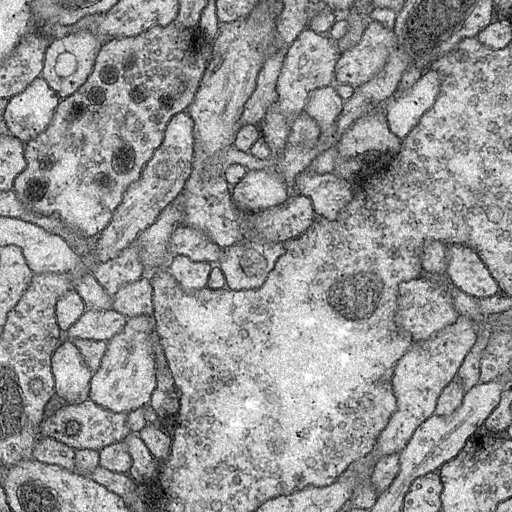
#> input picture Segmentation/root/unet/data/membrane/test/0.png, 512 x 512 px, found by its file name; its folder holds 4 pictures in this run
$ jupyter execute --allow-errors MaskRCNN_testonly.ipynb   (shell and % lines are left out)   (older library calls are emulated)
#> lines starting #> are read from the running program, lines starting #| are printed output that depends on the picture; after the words box and inside, x2 and y2 are one past the last pixel; in counts of white or black regions, pixels touching at a corner belong together
### Segmentation/root/Mask_RCNN/mrcnn/config.py
"""
Mask R-CNN
Base Configurations class.

Copyright (c) 2017 Matterport, Inc.
Licensed under the MIT License (see LICENSE for details)
Written by Waleed Abdulla
"""

import numpy as np


# Base Configuration Class
# Don't use this class directly. Instead, sub-class it and override
# the configurations you need to change.

class Config(object):
    """Base configuration class. For custom configurations, create a
    sub-class that inherits from this one and override properties
    that need to be changed.
    """
    # Name the configurations. For example, 'COCO', 'Experiment 3', ...etc.
    # Useful if your code needs to do things differently depending on which
    # experiment is running.
    NAME = None  # Override in sub-classes

    # NUMBER OF GPUs to use. When using only a CPU, this needs to be set to 1.
    GPU_COUNT = 1

    # Number of images to train with on each GPU. A 12GB GPU can typically
    # handle 2 images of 1024x1024px.
    # Adjust based on your GPU memory and image sizes. Use the highest
    # number that your GPU can handle for best performance.
    IMAGES_PER_GPU = 2

    # Number of training steps per epoch
    # This doesn't need to match the size of the training set. Tensorboard
    # updates are saved at the end of each epoch, so setting this to a
    # smaller number means getting more frequent TensorBoard updates.
    # Validation stats are also calculated at each epoch end and they
    # might take a while, so don't set this too small to avoid spending
    # a lot of time on validation stats.
    STEPS_PER_EPOCH = 1000

    # Number of validation steps to run at the end of every training epoch.
    # A bigger number improves accuracy of validation stats, but slows
    # down the training.
    VALIDATION_STEPS = 50

    # Backbone network architecture
    # Supported values are: resnet50, resnet101.
    # You can also provide a callable that should have the signature
    # of model.resnet_graph. If you do so, you need to supply a callable
    # to COMPUTE_BACKBONE_SHAPE as well
    BACKBONE = "resnet101"

    # Only useful if you supply a callable to BACKBONE. Should compute
    # the shape of each layer of the FPN Pyramid.
    # See model.compute_backbone_shapes
    COMPUTE_BACKBONE_SHAPE = None

    # The strides of each layer of the FPN Pyramid. These values
    # are based on a Resnet101 backbone.
    BACKBONE_STRIDES = [4, 8, 16, 32, 64]

    # Size of the fully-connected layers in the classification graph
    FPN_CLASSIF_FC_LAYERS_SIZE = 1024

    # Size of the top-down layers used to build the feature pyramid
    TOP_DOWN_PYRAMID_SIZE = 256

    # Number of classification classes (including background)
    NUM_CLASSES = 1  # Override in sub-classes

    # Length of square anchor side in pixels
    RPN_ANCHOR_SCALES = (32, 64, 128, 256, 512)

    # Ratios of anchors at each cell (width/height)
    # A value of 1 represents a square anchor, and 0.5 is a wide anchor
    RPN_ANCHOR_RATIOS = [0.5, 1, 2]

    # Anchor stride
    # If 1 then anchors are created for each cell in the backbone feature map.
    # If 2, then anchors are created for every other cell, and so on.
    RPN_ANCHOR_STRIDE = 1

    # Non-max suppression threshold to filter RPN proposals.
    # You can increase this during training to generate more propsals.
    RPN_NMS_THRESHOLD = 0.7

    # How many anchors per image to use for RPN training
    RPN_TRAIN_ANCHORS_PER_IMAGE = 256

    # ROIs kept after tf.nn.top_k and before non-maximum suppression
    PRE_NMS_LIMIT = 6000

    # ROIs kept after non-maximum suppression (training and inference)
    POST_NMS_ROIS_TRAINING = 2000
    POST_NMS_ROIS_INFERENCE = 1000

    # If enabled, resizes instance masks to a smaller size to reduce
    # memory load. Recommended when using high-resolution images.
    USE_MINI_MASK = True
    MINI_MASK_SHAPE = (56, 56)  # (height, width) of the mini-mask

    # Input image resizing
    # Generally, use the "square" resizing mode for training and predicting
    # and it should work well in most cases. In this mode, images are scaled
    # up such that the small side is = IMAGE_MIN_DIM, but ensuring that the
    # scaling doesn't make the long side > IMAGE_MAX_DIM. Then the image is
    # padded with zeros to make it a square so multiple images can be put
    # in one batch.
    # Available resizing modes:
    # none:   No resizing or padding. Return the image unchanged.
    # square: Resize and pad with zeros to get a square image
    #         of size [max_dim, max_dim].
    # pad64:  Pads width and height with zeros to make them multiples of 64.
    #         If IMAGE_MIN_DIM or IMAGE_MIN_SCALE are not None, then it scales
    #         up before padding. IMAGE_MAX_DIM is ignored in this mode.
    #         The multiple of 64 is needed to ensure smooth scaling of feature
    #         maps up and down the 6 levels of the FPN pyramid (2**6=64).
    # crop:   Picks random crops from the image. First, scales the image based
    #         on IMAGE_MIN_DIM and IMAGE_MIN_SCALE, then picks a random crop of
    #         size IMAGE_MIN_DIM x IMAGE_MIN_DIM. Can be used in training only.
    #         IMAGE_MAX_DIM is not used in this mode.
    IMAGE_RESIZE_MODE = "square"
    IMAGE_MIN_DIM = 800
    IMAGE_MAX_DIM = 1024
    # Minimum scaling ratio. Checked after MIN_IMAGE_DIM and can force further
    # up scaling. For example, if set to 2 then images are scaled up to double
    # the width and height, or more, even if MIN_IMAGE_DIM doesn't require it.
    # However, in 'square' mode, it can be overruled by IMAGE_MAX_DIM.
    IMAGE_MIN_SCALE = 0
    # Number of color channels per image. RGB = 3, grayscale = 1, RGB-D = 4
    # Changing this requires other changes in the code. See the WIKI for more
    # details: https://github.com/matterport/Mask_RCNN/wiki
    IMAGE_CHANNEL_COUNT = 3

    # Image mean (RGB)
    MEAN_PIXEL = np.array([123.7, 116.8, 103.9])

    # Number of ROIs per image to feed to classifier/mask heads
    # The Mask RCNN paper uses 512 but often the RPN doesn't generate
    # enough positive proposals to fill this and keep a positive:negative
    # ratio of 1:3. You can increase the number of proposals by adjusting
    # the RPN NMS threshold.
    TRAIN_ROIS_PER_IMAGE = 200

    # Percent of positive ROIs used to train classifier/mask heads
    ROI_POSITIVE_RATIO = 0.33

    # Pooled ROIs
    POOL_SIZE = 7
    MASK_POOL_SIZE = 14

    # Shape of output mask
    # To change this you also need to change the neural network mask branch
    MASK_SHAPE = [28, 28]

    # Maximum number of ground truth instances to use in one image
    MAX_GT_INSTANCES = 100

    # Bounding box refinement standard deviation for RPN and final detections.
    RPN_BBOX_STD_DEV = np.array([0.1, 0.1, 0.2, 0.2])
    BBOX_STD_DEV = np.array([0.1, 0.1, 0.2, 0.2])

    # Max number of final detections
    DETECTION_MAX_INSTANCES = 100

    # Minimum probability value to accept a detected instance
    # ROIs below this threshold are skipped
    DETECTION_MIN_CONFIDENCE = 0.7

    # Non-maximum suppression threshold for detection
    DETECTION_NMS_THRESHOLD = 0.3

    # Learning rate and momentum
    # The Mask RCNN paper uses lr=0.02, but on TensorFlow it causes
    # weights to explode. Likely due to differences in optimizer
    # implementation.
    LEARNING_RATE = 0.001
    LEARNING_MOMENTUM = 0.9

    # Weight decay regularization
    WEIGHT_DECAY = 0.0001

    # Loss weights for more precise optimization.
    # Can be used for R-CNN training setup.
    LOSS_WEIGHTS = {
        "rpn_class_loss": 1.,
        "rpn_bbox_loss": 1.,
        "mrcnn_class_loss": 1.,
        "mrcnn_bbox_loss": 1.,
        "mrcnn_mask_loss": 1.
    }

    # Use RPN ROIs or externally generated ROIs for training
    # Keep this True for most situations. Set to False if you want to train
    # the head branches on ROI generated by code rather than the ROIs from
    # the RPN. For example, to debug the classifier head without having to
    # train the RPN.
    USE_RPN_ROIS = True

    # Train or freeze batch normalization layers
    #     None: Train BN layers. This is the normal mode
    #     False: Freeze BN layers. Good when using a small batch size
    #     True: (don't use). Set layer in training mode even when predicting
    TRAIN_BN = False  # Defaulting to False since batch size is often small

    # Gradient norm clipping
    GRADIENT_CLIP_NORM = 5.0

    def __init__(self):
        """Set values of computed attributes."""
        # Effective batch size
        self.BATCH_SIZE = self.IMAGES_PER_GPU * self.GPU_COUNT

        # Input image size
        if self.IMAGE_RESIZE_MODE == "crop":
            self.IMAGE_SHAPE = np.array([self.IMAGE_MIN_DIM, self.IMAGE_MIN_DIM,
                self.IMAGE_CHANNEL_COUNT])
        else:
            self.IMAGE_SHAPE = np.array([self.IMAGE_MAX_DIM, self.IMAGE_MAX_DIM,
                self.IMAGE_CHANNEL_COUNT])

        # Image meta data length
        # See compose_image_meta() for details
        self.IMAGE_META_SIZE = 1 + 3 + 3 + 4 + 1 + self.NUM_CLASSES

    def display(self):
        """Display Configuration values."""
        print("\nConfigurations:")
        for a in dir(self):
            if not a.startswith("__") and not callable(getattr(self, a)):
                print("{:30} {}".format(a, getattr(self, a)))
        print("\n")

### Segmentation/MaskRCNN_testonly.ipynb
# **Mask R-CNN Instance Based Image Segmentation**

**Code:** Mask R-CNN for object detection and instance segmentation on Keras and TensorFlow, Waleed Abdulla, 2017, https://github.com/matterport/Mask_RCNN

**Paper:** K. He, G. Gkioxari, P. Dollár and R. Girshick, "Mask R-CNN," 2017 IEEE International Conference on Computer Vision (ICCV), Venice, 2017, pp. 2980-2988, doi: 10.1109/ICCV.2017.322.

# Install Dependencies and Import Libraries

## Install Required Packages

[cell 1]
# import os


# GPU = True
# !pip install scikit-image
# !pip install keras==2.2.5
# !pip uninstall -y tensorflow
# if GPU == True:
#     !pip install tensorflow-gpu==1.14
# else:
#     !pip install tensorflow==1.14

## Download and Install Mask R-CNN

[cell 2]
# # Download Mask R-CNN
# if not os.path.exists('./root/Mask_RCNN'):
#     %cd ./root/
#     !git clone --quiet https://github.com/matterport/Mask_RCNN.git
#     %cd ./Mask_RCNN
# else:
#     %cd ./root/Mask_RCNN

# # Install Mask R-CNN
# !pip install -q PyDrive
# !python setup.py install
# !pip install colorspacious
# if not os.path.exists('./glasbey'):
#     !git clone --quiet https://github.com/taketwo/glasbey.git
# !pip install imagecodecs
# !pip install h5py==2.10.0


# %pwd

## Import Libraries and Mount Drive

[cell 3]
import cv2
from tqdm import tqdm
import shutil
import numpy as np
import matplotlib.pyplot as plt
import skimage
from skimage.measure import label, regionprops
import tensorflow
import keras
from mrcnn.config import Config
from mrcnn import utils
#> (the rest of this cell did not finish here and is left out)

# Setup Data Paths, Load and Process Images

## Set data path

[cell 4]
# Setup DataPath, Savepath and Process Images
import os

DATA_PATH = "./root/datasets/jupyter"
TEST_PATH = DATA_PATH+"/test/"
TEST_LABEL_PATH = DATA_PATH+"/testlabel"
NOISE_IMG_PATH = DATA_PATH+"/test"
IMG_SAVE_PATH = DATA_PATH+"/imagesDN"
NOISE_MAP = DATA_PATH+"/Noise/map"

if os.path.exists(DATA_PATH) and os.path.isdir(DATA_PATH):
    shutil.rmtree(DATA_PATH)

if not os.path.exists(DATA_PATH):
    os.makedirs(DATA_PATH)
if not os.path.exists(TEST_LABEL_PATH):
    os.makedirs(TEST_LABEL_PATH)
if not os.path.exists(NOISE_IMG_PATH):
    os.makedirs(NOISE_IMG_PATH)
if not os.path.exists(IMG_SAVE_PATH):
    os.makedirs(IMG_SAVE_PATH)
if not os.path.exists(NOISE_MAP):
    os.makedirs(NOISE_MAP)

[cell 5]
def gamma_img(gamma, img):
#> called with gamma = 1
    gamma_cvt = np.zeros((256,1), dtype=np.uint8)
    for i in range(256):
        gamma_cvt[i][0] = 255*(float(i)/255)**(1.0/gamma)
    return cv2.LUT(img, gamma_cvt)

# [6 lines of commented-out code are left out]

path = "../../Datasets/211202NDAcquisition/"
classes = ["NDAcquisition-01/","NDAcquisition-01x40/","NDAcquisition-02Nami_x20/","NDAcquisition-02Nami_x40/"]
names = ["NDAcquisition-01_XY001.ome.tif","NDAcquisition-01x40_XY0001.ome.tif","NDAcquisition-02Nami_x20_XY001.ome.tif","NDAcquisition-02Nami_x40_XY001.ome.tif"]

i=0
imagepath = path+classes[i]+names[i]
img = cv2.imread(imagepath)
print(imagepath)

#> (the rest of this cell did not finish here and is left out)

## Resize Your Images

[cell 6]
M = 512
N = 512

def bin_ndarray(ndarray, new_shape, operation='sum'):

    operation = operation.lower()
    if not operation in ['sum', 'mean']:
        raise ValueError("Operation not supported.")
    if ndarray.ndim != len(new_shape):
        raise ValueError("Shape mismatch: {} -> {}".format(ndarray.shape,
                                                           new_shape))
    compression_pairs = [(d, c//d) for d,c in zip(new_shape,
                                                  ndarray.shape)]
    flattened = [l for p in compression_pairs for l in p]
    ndarray = ndarray.reshape(flattened)
    for i in range(len(new_shape)):
        op = getattr(ndarray, operation)
        ndarray = op(-1*(i+1))
    return ndarray

# [28 lines left out: functions image_normalized, reject_outliers, not called in this run]

## Noise Detection and Removal

* Would you like to conduct noise detection and removal?

[cell 7]
# Would you like to conduct noise detection and removal?
NR = False

[cell 8]
# Select Noise Weights and load pre-trained
NOISE_WEIGHTS = "Cell"

if NOISE_WEIGHTS == "Tissue":
    NW = './weights/unet_noise_tissue.hdf5'
elif NOISE_WEIGHTS == "Cell":
    NW = './weights/unet_noise_cell_line.hdf5'


if NR == True:
    if not os.path.exists('./root/unet'):
        %cd ./root/
        !git clone --quiet https://github.com/zhixuhao/unet.git
        %cd ./unet/
    else:
        %cd ./root/unet/
    from model import *
    from data import *
    import numpy as np
    import cv2
    import os
    import glob
    import skimage.io as io
    import skimage.transform as trans
    %cd ../..
    model = load_model(NW)
    test_path = NOISE_IMG_PATH
    save_path = NOISE_MAP
    save_path2 = IMG_SAVE_PATH
    container = np.zeros((M,N,1,1));

    for name in os.listdir(test_path):
        image_path = os.path.join(test_path,name)
        if os.path.isdir(image_path):
            continue
        ll = len(name)
        print(name)
        img,img_size, imgT = image_normalized(image_path)
        img = np.reshape(img,img.shape+(1,))
        print("img")
        plt.imshow(img)
        plt.show()
        print("imgT")
        plt.imshow(imgT)
        plt.show()


        results = model.predict(img)
        out = np.zeros(img.shape)
        out = 255*results[0,:,:,0];
#         cv2.imwrite(os.path.join(save_path, ("%s") % (name[0:ll-3]+'png')), out)
        print("out")
        plt.imshow(out)
        plt.show()

        imgDN = imgT - out
#         cv2.imwrite(os.path.join(save_path2, ("%s") % (name[0:ll-3]+'png')), imgDN)
        print("imgDN")
        plt.imshow(imgDN)
        plt.show()

## Process Data
* Resize：If you are using one of our pretrained models, (512x512) is required.
* Norm：Do You Want to Normalize Your Images?
* Write：Do you want to write your new data to your Data Path?

[cell 9]
NME = "Test"

Resize = True
Norm = False
Write = True

[cell 10]
# Run this cell to conduct processing specified above.
MP = 0
Num = 0
fin = 0

Spath = DATA_PATH
if NR == True:
    PATH = IMG_SAVE_PATH
else:
    PATH = TEST_PATH


while fin == 0:
    for name in os.listdir(PATH):

        path = os.path.join(PATH, name)
        path2 = os.path.join(TEST_LABEL_PATH, name)

        if os.path.isdir(path):
            continue
        if os.path.isdir(path2):
            continue

        ll = len(name)
        print(name)
        # Get Extension
        if Num == 0:
            nme, ext = os.path.splitext(name)

        if ext == '.tif' or ext == '.tiff':
            img = cv2.imread(path)
            R,G,B = cv2.split(img)
            img = R
#             img = cv2.cvtColor(img, cv2.COLOR_BGR2GRAY)

        else:
            img = cv2.imread(path,0)
#> img is the input picture: shape (512, 512); min 0, max 255, mean 148.9
        img = img.astype('uint8')
        print("img = cv2.cvtColor(img, cv2.COLOR_BGR2GRAY).astype('uint8')")
        plt.imshow(img)
        plt.show()

        # Resize
        if Norm == True:
            img = reject_outliers(img, 2)
            print("img = reject_outliers(img, 2)")
            plt.imshow(img)
            plt.show()
# [8 lines of commented-out code are left out]
            img = cv2.normalize(img, None, alpha=0, beta=200, norm_type=cv2.NORM_MINMAX)
            print("img = cv2.normalize(img, None, alpha=0, beta=200, norm_type=cv2.NORM_MINMAX)")
            plt.imshow(img)
            plt.show()


        if Resize == True:
            new_shape=[M,N]
            top_size,bottom_size,left_size,right_size=0,0,0,0

            if len(img.shape) == 2:
                d,c = new_shape[0],img.shape[0]
                dd,cc = new_shape[1],img.shape[1]
                if c//d != c/d or cc//dd != cc/dd:
                    if c//d != c/d:
                        top_size,bottom_size = int(((c//d+1)*d-c)/2),int(((c//d+1)*d-c)/2)
                    if cc//dd != cc/dd:
                        left_size,right_size=int(((cc//dd+1)*d-cc)/2),int(((cc//dd+1)*dd-cc)/2)
                    print("top_size,bottom_size,left_size,right_size is ",top_size,bottom_size,left_size,right_size)
                    img=cv2.copyMakeBorder(img,top_size,bottom_size,left_size,right_size,cv2.BORDER_CONSTANT,value=(0,0,0))

            img = bin_ndarray(img*1.2, new_shape=(M,N), operation='mean')


        sh = img.shape

        # Pixel Average
        if len(sh) == 3 or 4:
            MP = (np.mean(img,axis=(0,1)) + MP)
#> MP = 178.6
        else:
            MP = (np.mean(img) + MP)

        Num = Num + 1

        if Write == True:
            if not os.path.exists(os.path.join(Spath, NME, name[0:ll-4], "images")):
                os.makedirs(os.path.join(Spath, NME, name[0:ll-4], "images"))
            cv2.imwrite(os.path.join(Spath, NME, name[0:ll-4], "images", name[0:ll-3]+'png'), img)
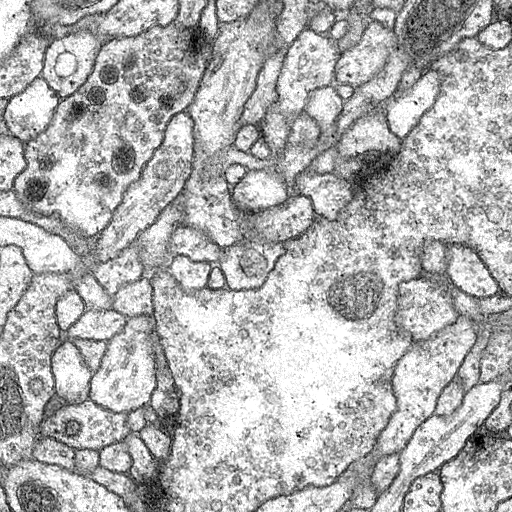
#> saved as 0.png: shape (512, 512); min 0, max 255, mean 177.3

        if len(os.listdir(TEST_LABEL_PATH))!=0:
            if ext == '.tif' or ext == '.tiff':
                img2 = imread(path2,0)
            else:
                # img2 = cv2.imread(path2)
                img2 = cv2.cvtColor(path2,cv2.COLOR_BGR2GRAY)
            img2 = label(img2)
            img2 = cv2.resize(img2,(M,N),interpolation=cv2.INTER_NEAREST)
            P = img2.max()
            out = np.zeros([M, N, P])

            if Write == True:
                if not os.path.exists(os.path.join(Spath, NME, name[0:ll-4], "masks")):
                    os.mkdir(os.path.join(Spath, NME, name[0:ll-4], "masks"))
                for n in range(1,P+1):
                    ind = np.where(img2 == n)
                    for i in range(0,ind[0].shape[0]-1):
                        out[ind[0][i],ind[1][i],n-1] = 255
                    cv2.imwrite(os.path.join(Spath, NME, name[0:ll-4], "masks", name[0:ll-4] + "_" + str(n-1) + ".png"),out[:,:,n-1])

        elif len(os.listdir(TEST_LABEL_PATH))==0:
            img2 = np.ones([M,N])
            out = np.zeros([M, N, 1])

            if Write == True:
                if not os.path.exists(os.path.join(Spath, NME, name[0:ll-4], "masks")):
                    os.mkdir(os.path.join(Spath, NME, name[0:ll-4], "masks"))
            for n in range(1,2):
                ind = np.where(img2 == n)
                for i in range(0,ind[0].shape[0]-1):
                    out[ind[0][i],ind[1][i],n-1] = 255
                cv2.imwrite(os.path.join(Spath, NME, name[0:ll-4], "masks", name[0:ll-4] + "_" + str(n-1) + ".png"),out[:,:,n-1])
#> this loop made 1 pass
#> pass 1, `cv2.imwrite(os.path.join(Spath, NME, name[0:ll-4], "masks", name[0:ll-..`:
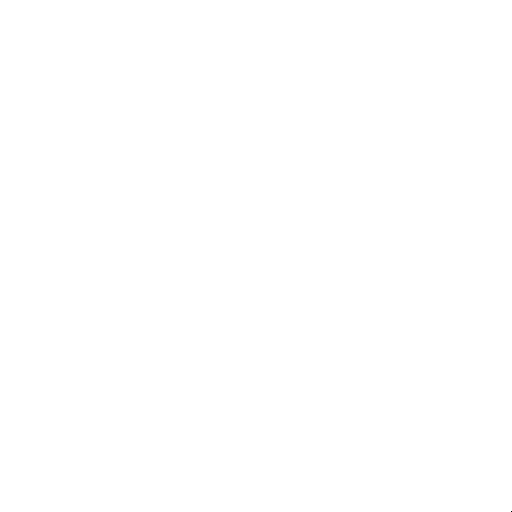
#> saved as 0_0.png: shape (512, 512); 100% white; black in thin lines or dots, all inside (x1, y1, x2, y2) = (511, 511, 512, 512)

        fin = 1

MP = MP/Num
#> MP = 137.2
if len(sh) != 3 or 4:
    MP2 = np.array([MP,MP,MP])
#> MP2 = [137.2, 137.2, 137.2]
#> (the rest of the program and of its run is left out)
